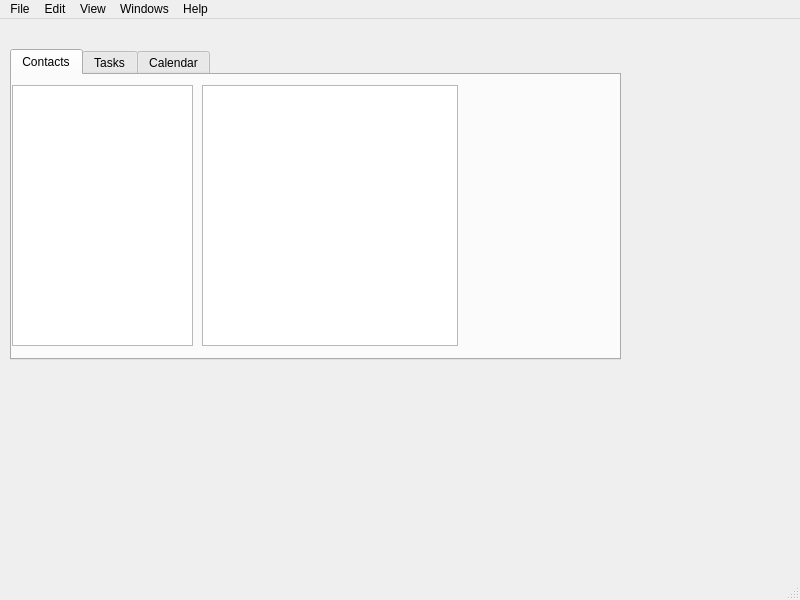
<?xml version="1.0" encoding="UTF-8"?>
<ui version="4.0">
 <class>MainWindow</class>
 <widget class="QMainWindow" name="MainWindow">
  <property name="geometry">
   <rect>
    <x>0</x>
    <y>0</y>
    <width>800</width>
    <height>600</height>
   </rect>
  </property>
  <property name="windowTitle">
   <string>PyQtPIM</string>
  </property>
  <widget class="QWidget" name="centralwidget">
   <widget class="QTabWidget" name="tabWidget">
    <property name="geometry">
     <rect>
      <x>10</x>
      <y>30</y>
      <width>611</width>
      <height>311</height>
     </rect>
    </property>
    <property name="currentIndex">
     <number>0</number>
    </property>
    <widget class="QWidget" name="tab_contacts">
     <attribute name="title">
      <string>Contacts</string>
     </attribute>
     <widget class="QListView" name="contact_sources">
      <property name="geometry">
       <rect>
        <x>0</x>
        <y>10</y>
        <width>181</width>
        <height>261</height>
       </rect>
      </property>
     </widget>
     <widget class="QTableView" name="contact_list">
      <property name="geometry">
       <rect>
        <x>190</x>
        <y>10</y>
        <width>256</width>
        <height>261</height>
       </rect>
      </property>
     </widget>
     <widget class="QWidget" name="contact_detail" native="true">
      <property name="geometry">
       <rect>
        <x>460</x>
        <y>20</y>
        <width>131</width>
        <height>241</height>
       </rect>
      </property>
     </widget>
    </widget>
    <widget class="QWidget" name="tab_tasks">
     <attribute name="title">
      <string>Tasks</string>
     </attribute>
     <widget class="QListWidget" name="tasks_to_show">
      <property name="geometry">
       <rect>
        <x>0</x>
        <y>0</y>
        <width>101</width>
        <height>111</height>
       </rect>
      </property>
      <item>
       <property name="text">
        <string>Inbox</string>
       </property>
      </item>
      <item>
       <property name="text">
        <string>All</string>
       </property>
      </item>
      <item>
       <property name="text">
        <string>Today</string>
       </property>
      </item>
      <item>
       <property name="text">
        <string>Tomorrow</string>
       </property>
      </item>
      <item>
       <property name="text">
        <string>Week</string>
       </property>
      </item>
     </widget>
     <widget class="QListView" name="tasks_sources">
      <property name="geometry">
       <rect>
        <x>0</x>
        <y>130</y>
        <width>121</width>
        <height>192</height>
       </rect>
      </property>
     </widget>
     <widget class="QTableView" name="task_list">
      <property name="geometry">
       <rect>
        <x>150</x>
        <y>20</y>
        <width>256</width>
        <height>271</height>
       </rect>
      </property>
     </widget>
     <widget class="QWidget" name="task_detail" native="true">
      <property name="geometry">
       <rect>
        <x>430</x>
        <y>30</y>
        <width>161</width>
        <height>241</height>
       </rect>
      </property>
     </widget>
    </widget>
    <widget class="QWidget" name="tab_calendar">
     <attribute name="title">
      <string>Calendar</string>
     </attribute>
    </widget>
   </widget>
  </widget>
  <widget class="QMenuBar" name="menubar">
   <property name="geometry">
    <rect>
     <x>0</x>
     <y>0</y>
     <width>800</width>
     <height>22</height>
    </rect>
   </property>
   <widget class="QMenu" name="menuFile">
    <property name="title">
     <string>File</string>
    </property>
   </widget>
   <widget class="QMenu" name="menuEdit">
    <property name="title">
     <string>Edit</string>
    </property>
   </widget>
   <widget class="QMenu" name="menuView">
    <property name="title">
     <string>View</string>
    </property>
   </widget>
   <widget class="QMenu" name="menuWindows">
    <property name="title">
     <string>Windows</string>
    </property>
   </widget>
   <widget class="QMenu" name="menuHelp">
    <property name="title">
     <string>Help</string>
    </property>
   </widget>
   <addaction name="menuFile"/>
   <addaction name="menuEdit"/>
   <addaction name="menuView"/>
   <addaction name="menuWindows"/>
   <addaction name="menuHelp"/>
  </widget>
  <widget class="QStatusBar" name="statusbar"/>
 </widget>
 <resources/>
 <connections/>
</ui>
